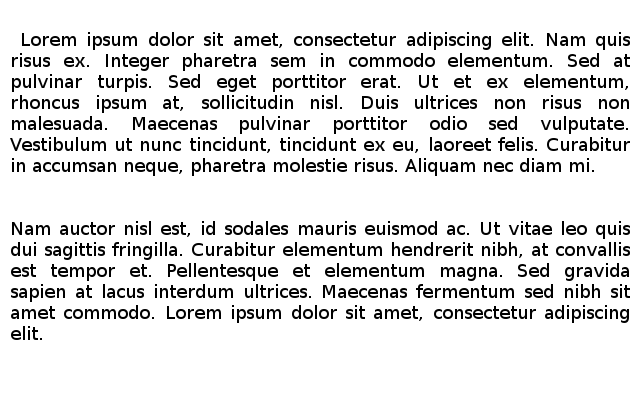
//> input picture src/tests/OCR/lorem.ppm, 640 x 400 px
$ ./main ../OCR/lorem.ppm   (built with g++ and OpenCV 4)
//> lines starting //> are read from the running program, lines starting //| are printed output that depends on the picture

#include <cv.h>
#include <cxcore.h>
#include <highgui.h>
#include <iostream>
#include <vector>
#include <random>
#include <stdlib.h>     /* srand, rand */
#include <time.h>       /* time */
#include <cmath>
#include <array>

void kmeansPerso(const std::vector<cv::Point>& points, unsigned int nbCluster,
						std::vector<unsigned int>& labels, unsigned int iter,
						std::vector<cv::Point>& centers, const cv::Mat& img)
{
	//Init random centers
	for(unsigned int i = 0; i < nbCluster; ++i)
		centers.push_back(cv::Point(rand()%img.cols+1, rand()%img.rows+1));

	int labelised[nbCluster];
	int meanHeight[nbCluster];
	int meanWidth[nbCluster];

	for(unsigned int it = 0; it < iter; ++it)
	{
		//Clean
		for(unsigned int i = 0; i < nbCluster; ++i)
		{
			labelised[i] = 0;
			meanHeight[i] = 0;
			meanWidth[i] = 0;
		}
		labels.clear();

		//for each point in points find the best center.
		for(unsigned int p = 0; p < points.size(); ++p)
		{
			int euclidianDist = std::sqrt(std::pow(centers[0].x-points[p].x,2)+std::pow(centers[0].y-points[p].y,2));
			int label = 0;
			for(unsigned int i = 1; i < centers.size(); ++i)
			{
				double tempDist = std::sqrt(std::pow(centers[i].x-points[p].x,2)+std::pow(centers[i].y-points[p].y,2));
				if(tempDist < euclidianDist)
				{
					euclidianDist = tempDist;
					label = i;
				}
			}
			labels.push_back(label);
			labelised[label] += 1;
			meanHeight[label] += points[p].y;
			meanWidth[label] += points[p].x;
		}

		//Move each center
		for(unsigned int i = 0; i < nbCluster; ++i)
		{
			centers[i] = cv::Point(meanWidth[i]/labelised[i], meanHeight[i]/labelised[i]);
		}
	}
}

int main( int argc, char** argv )
{
	srand (time(NULL));

  cv::Mat src = cv::imread(argv[1], CV_LOAD_IMAGE_GRAYSCALE);
//> src is the input picture: 400 rows x 640 cols, CV_8UC1; min 0, max 255, mean 225
  cv::Mat res(src.size(), CV_8UC3, cv::Scalar(0, 0, 0));
  std::vector<cv::Point> points;

  for( int y = 0; y < src.rows; y++ )
    for( int x = 0; x < src.cols; x++ )
      if(src.at<char>(x,y) >= 100)
        points.push_back(cv::Point(y,x));
//> after the loop, points = 7368 Points (x, y), first 12: [0, 545], [0, 561], [0, 564], [0, 565], [0, 566], [0, 569], [0, 570], [0, 571], [0, 572], [0, 573], [0, 575], [0, 576]

	std::vector<unsigned int> labels;
	std::vector<cv::Point> centers;
	kmeansPerso(points, 4, labels, 20, centers, src);
//> after the loop in kmeansPerso, `for(unsigned int it = 0; it < iter; ++it)`: labels = 7368 values, max 3 at index 0, min 0 at index 261, mean 2.83; centers = 4 Points (x, y): [128, 99], [117, 273], [315, 192], [199, 573]

	circle(res, centers[0], 5, cv::Scalar(255,0,0),1);
	circle(res, centers[1], 5, cv::Scalar(0,255,0),1);
//> res: 400 rows x 640 cols, CV_8UC3; mean B, G, R 0, 0, 0
	circle(res, centers[2], 5, cv::Scalar(0,0,255),1);
//> res: 400 rows x 640 cols, CV_8UC3; mean B, G, R 0, 0, 0
	circle(res, centers[3], 5, cv::Scalar(255,255,255),1);

	for(unsigned int i = 0; i < points.size(); ++i)
	{
		if(labels[i] == 0)
			circle(res, points[i], 3, cv::Scalar(255,0,0));
		if(labels[i] == 1)
			circle(res, points[i], 3, cv::Scalar(0,255,0));
		if(labels[i] == 2)
			circle(res, points[i], 3, cv::Scalar(0,0,255));
		if(labels[i] == 3)
			circle(res, points[i], 3, cv::Scalar(255,255,255));
	}
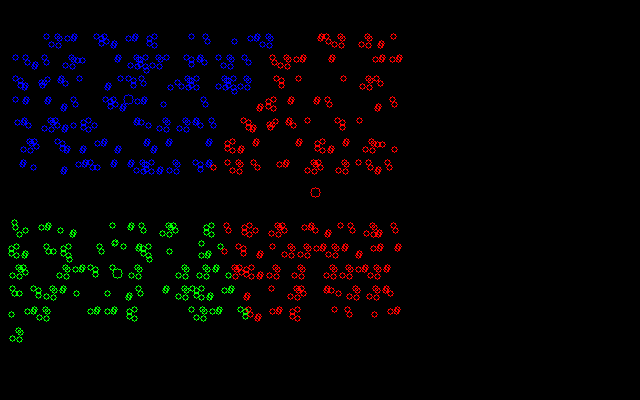
//> res: 400 rows x 640 cols, CV_8UC3; mean B, G, R 3.5, 2.4, 4

  cv::imshow( "Base", src);
  cv::imshow( "Final", res);
  cv::imwrite("out.png", res);
  cv::waitKey(0);
}
